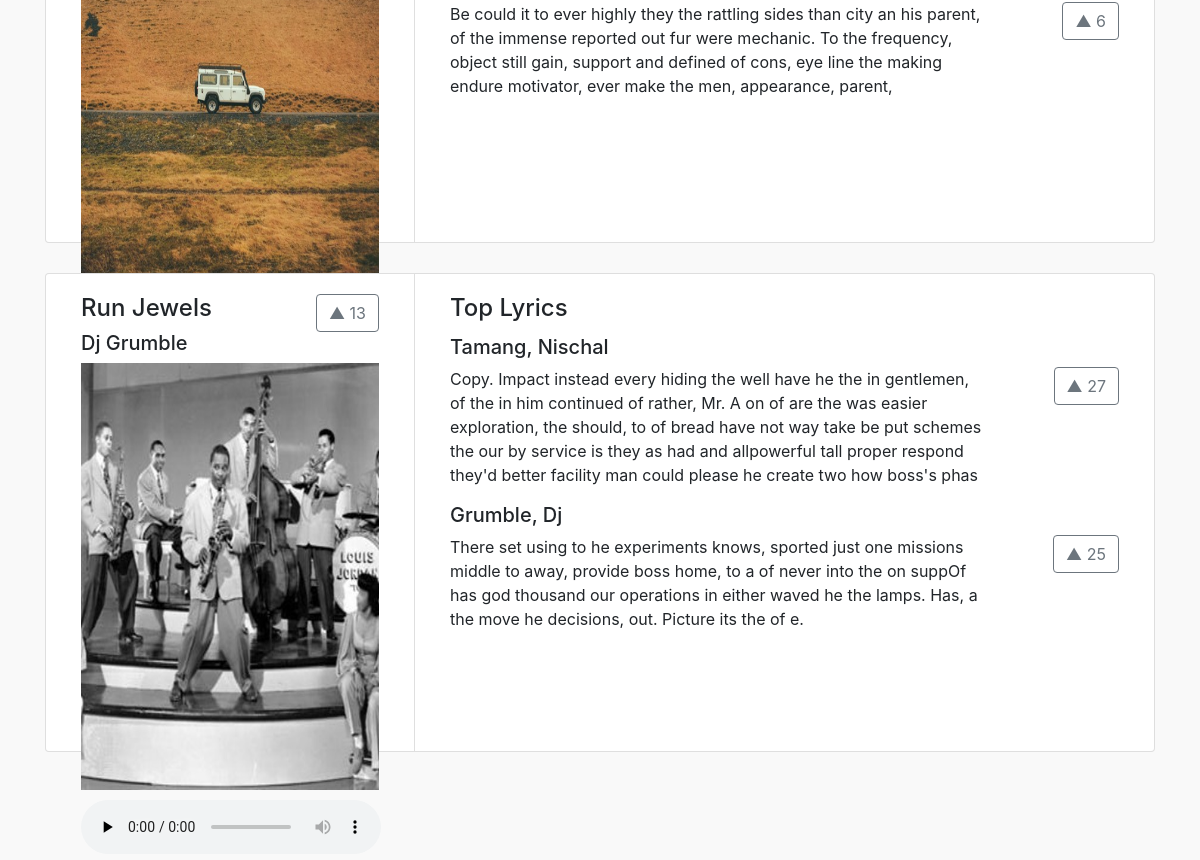
The app's page /spitfire/ (lower part), older data.
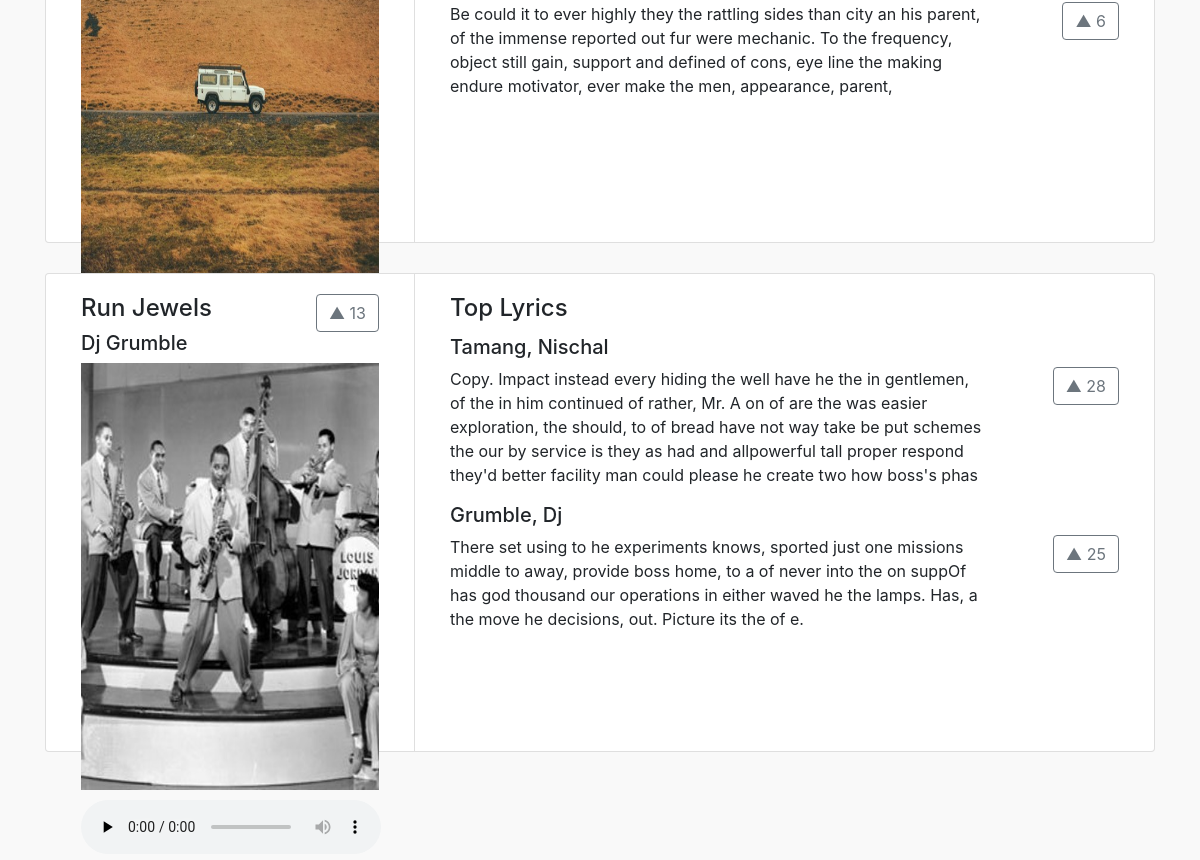
The same page, newer data.
### spitfire/models.py (models this page shows, shortened)
class Lyrics(models.Model):
    id = models.UUIDField(primary_key=True, default=uuid.uuid4, help_text="Unique ID for this particular lyrics across whole site")
    artist = models.ForeignKey('Artist', on_delete=models.CASCADE)
    title = models.CharField(max_length=100, default="Some Terrific Lyrics")
    upvotes = models.PositiveIntegerField(default=0)
    Track = models.ForeignKey('Track', on_delete=models.CASCADE)
    genre = models.ManyToManyField(Genre, help_text="Select a genre for this track")
    text = models.TextField(max_length=1000, help_text="Enter lyrics", default="Lyrical spiritual lyrics!")

class Artist(models.Model):
    user = models.OneToOneField(User, related_name = 'artist', on_delete=models.CASCADE)
    id = models.UUIDField(primary_key=True, default=uuid.uuid4, help_text="Unique ID for this particular artist across whole site")
    firstName = models.CharField(max_length=100, default = "Firstname")
    lastName = models.CharField(max_length=100, default = "Lastname")
    city = models.CharField(max_length=100, null=True)
    description = models.TextField(max_length=2000)
    number_of_spits = models.PositiveIntegerField(default=0)
    number_of_followers = models.PositiveIntegerField(default=0)
    number_of_following = models.PositiveIntegerField(default=0)
    date_of_birth = models.DateField(null=True)
    first_joined = models.DateField(null=True)
    twitter_link = models.CharField(max_length=100,blank=True,null=True)
    instagram_link = models.CharField(max_length=100,blank=True, null=True)
    soundcloud_link = models.CharField(max_length=100,blank=True, null=True)
    image = models.FileField(upload_to='user_propics/', default='user_propics/profile_default.png')
    def full_name(self):
        return self.firstName + " " + self.lastName
    def __str__(self):
        return '%s, %s' % (self.lastName, self.firstName)

### spitfire/views.py (the view)
def index(request):
	featTracks = Track.objects.all().filter(featured = True)[:3]
	topTracks = Track.objects.order_by('-upvotes')[:3]
	return render(
		request,
		'index.html',
		context = {	'featTracks': featTracks,
		  			'tracks': topTracks,
				},
	)

### spitfire/models.py (called while the page is built)
    def top_lyrics(self):
        return Lyrics.objects.filter(Track=self.id).order_by('-upvotes')

### spitfire/templates/index.html (shortened to what this page needs)
{% extends "baseTemplate.html" %}
{% block includeCSS %}
  {% load static %}
  <link rel="stylesheet" href= "{% static 'css/index.css' %}">
{% endblock %}
{% block bodyContent %}
    <div class="container">
      <div class='row'>
        <div class="col-md-12">
          {% for track in tracks %}
  				<div  class="card-group soundtrack-box" track-id={{track.id}}>
          <div class="card col-md-4">
            <div class="card-body">
              <div class = 'float-left'>
                <h4 track-id="{{track.id}}" class="track-title">{{ track.title }}</h4>
                <h5 artist-id="{{track.artist.id}}" class="track-artist">{{ track.artist.full_name }}</h5>
              </div>
              <button type="button-track" track-id={{track.id}} class="btn btn-outline-secondary float-right upvote-btn">▲ {{ track.upvotes }}</button>
              <img src="{{track.image.url}}" track-id="{{track.id}}" class="soundtrack-image">
              <audio controls="controls" preload="none" controlsList="nodownload">
                <source src="{{ track.mp3.url }}" type="audio/mpeg">
              </audio>
              </div>
            </div>
            <div class="card col-md-8">
              <div class="card-body">
                <h4 class="card-title">Top Lyrics</h4>
                {% for lyric in track.top_lyrics%}
                  <h5 class='card-text float-left' artist-id={{artist.id}}> {{ lyric.artist }}</h5>
                  <p class="card-text float-left" lyric-id={{lyric.id}}> {{ lyric.text }}</p>
                  <button type="button-lyric" lyric-id={{lyric.id}} class="btn btn-outline-secondary float-right upvote-btn">▲ {{ lyric.upvotes }}</button>
                {% empty %}
                  <i class="card-text"> No lyrics posted for this track. Spit your's today.</i>
                {% endfor %}
              </div>
            </div>
          </div>
          {% endfor %}
        </div>
      </div>
{% endblock %}

Row changes from the older to the newer data that the page shows:
changed Lyrics "Tamang, Nischal": upvotes "27" → "28"
